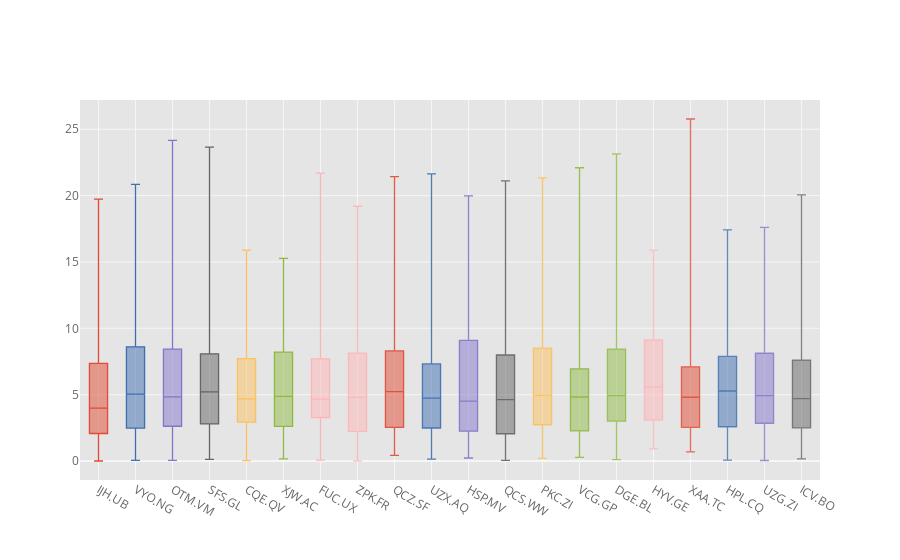

The notebook cell saved with this chart:
### Code cell
# And you are all set!
cf.datagen.box(20).iplot(kind='box',legend=False)
